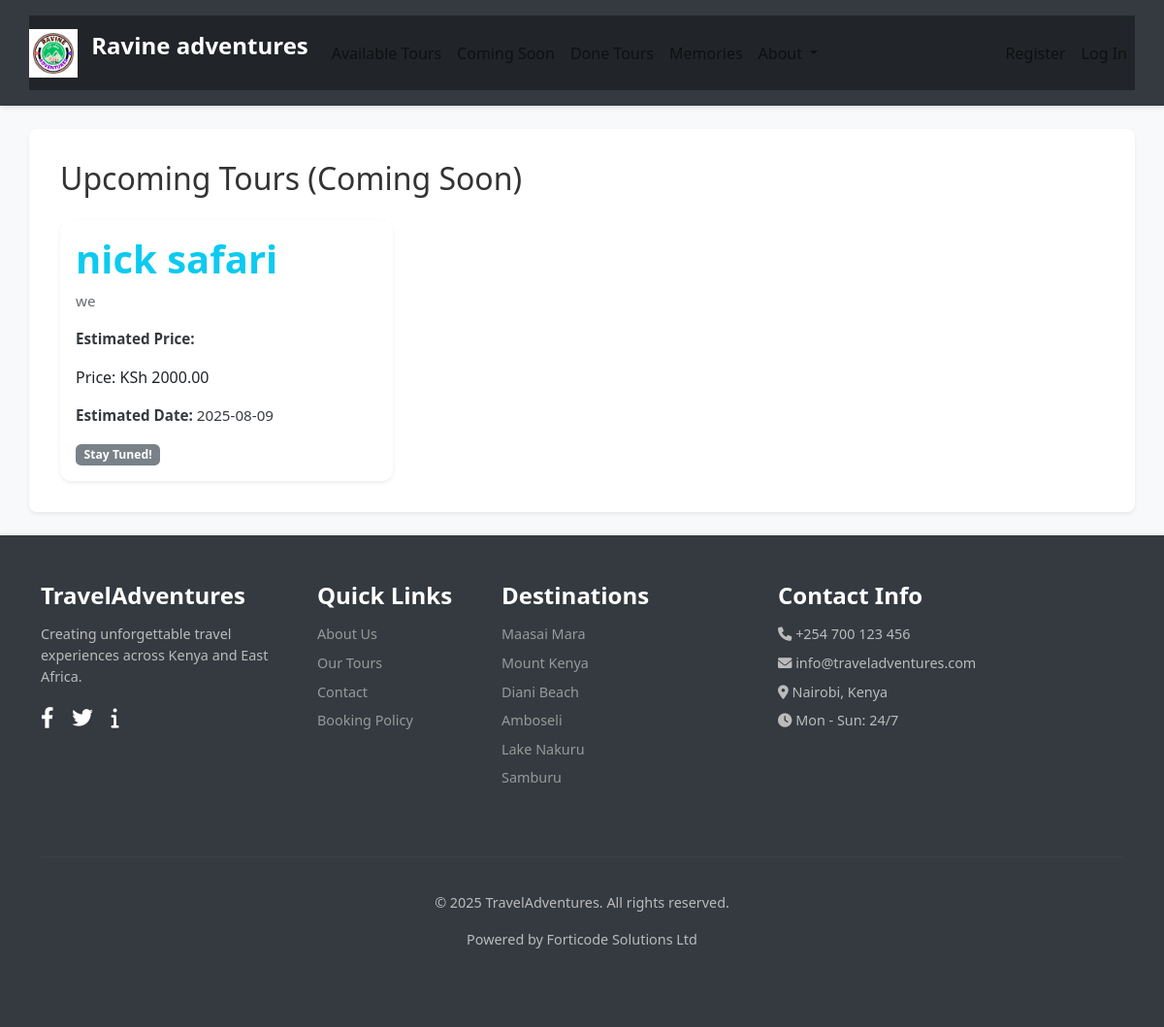
The page /coming_soon on the database its author committed.
### tables this page shows
CREATE TABLE tours (
    id INTEGER PRIMARY KEY AUTOINCREMENT,
    name TEXT NOT NULL,
    description TEXT,
    price REAL NOT NULL,
    date TEXT NOT NULL,
    max_participants INTEGER NOT NULL,
    current_participants INTEGER DEFAULT 0,
    status TEXT DEFAULT 'available'
);

### app.py (the view)
    @app.route('/coming_soon')
    def coming_soon():
        db = get_db()
        upcoming_tours = db.execute(
            "SELECT * FROM tours WHERE status = 'coming_soon' ORDER BY date ASC"
        ).fetchall()
        return render_template('coming_soon.html', tours=upcoming_tours)

### database.py (called while the page is built)
def get_db():
    if 'db' not in g:
        g.db = sqlite3.connect(
            current_app.config['DATABASE'],
            detect_types=sqlite3.PARSE_DECLTYPES
        )
        g.db.row_factory = sqlite3.Row # Returns rows that behave like dicts
    return g.db

### templates/coming_soon.html
{% extends 'base.html' %} {% block title %}Coming Soon Tours{% endblock %} {% block content %}
<h2 class="mb-4">Upcoming Tours (Coming Soon)</h2>
{% if tours %}
<div class="row row-cols-1 row-cols-md-2 row-cols-lg-3 g-4">
    {% for tour in tours %}
    <div class="col">
        <div class="card h-100 shadow-sm">
            <div class="card-body">
                <h5 class="card-title text-info">{{ tour.name }}</h5>
                <p class="card-text text-muted">{{ tour.description }}</p>
                <p class="card-text"><strong>Estimated Price:</strong>
                    <p>Price: KSh {{ '%.2f' | format(tour.price) }}</p>
                </p>
                <p class="card-text"><strong>Estimated Date:</strong> {{ tour.date }}</p>
                <p class="card-text"><span class="badge bg-secondary">Stay Tuned!</span></p>
            </div>
        </div>
    </div>
    {% endfor %}
</div>
{% else %}
<p class="alert alert-info">No upcoming tours announced yet. Check back soon!</p>
{% endif %} {% endblock %}

### static/css/style.css (style rules this page uses)
:root { --primary-color: #007bff; --secondary-color: #6c757d; --accent-color: #28a745; --warning-color: #ffc107; --danger-color: #dc3545; --info-color: #17a2b8; --light-bg: #f8f9fa; --dark-bg: #343a40; --text-dark: #333; --text-light: #fff; --border-color: #dee2e6; --admin-primary: #0056b3; --admin-secondary: #495057; --admin-dark: #212529; --admin-light: #e9ecef; }
body { font-family: 'Segoe UI', Roboto, 'Helvetica Neue', Arial, sans-serif; background-color: var(--light-bg); color: var(--text-dark); min-height: 100vh; margin: 0; padding: 0; background-image: none; background-size: auto; background-repeat: initial; background-attachment: initial; background-position: initial; display: flex; flex-direction: column; }
.card { border: none; border-radius: 0.75rem; overflow: hidden; box-shadow: 0 4px 12px rgba(0, 0, 0, 0.08); transition: transform 0.2s ease-in-out, box-shadow 0.2s ease-in-out; height: 100%; }
.card-body h5.card-title { font-size: 2.5rem; font-weight: 700; margin-bottom: 0.5rem; }
.card-body p.card-text { font-size: 0.95rem; opacity: 0.9; }
.badge { padding: 0.4em 0.7em; border-radius: 0.35rem; font-weight: 600; font-size: 0.8em; text-transform: capitalize; vertical-align: middle; }
.badge.bg-secondary { background-color: var(--secondary-color) !important; color: white !important; }

### rows shown on the page
tours: name "nick safari", description "we", price "2000.00", date "2025-08-09"

### other values the page prints
{{ moment().format('YYYY') if moment else '2025' }} "2025"
